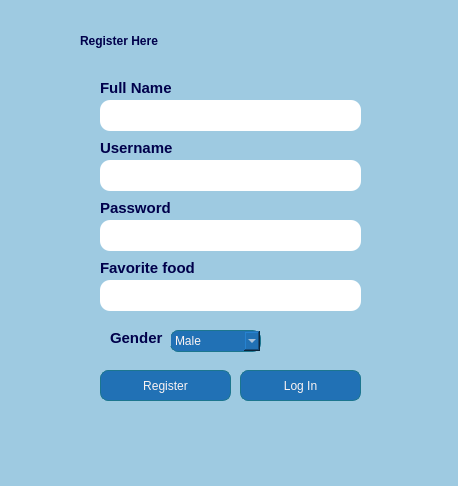
<?xml version="1.0" encoding="UTF-8"?>
<ui version="4.0">
 <class>MainWindow</class>
 <widget class="QMainWindow" name="MainWindow">
  <property name="geometry">
   <rect>
    <x>0</x>
    <y>0</y>
    <width>458</width>
    <height>486</height>
   </rect>
  </property>
  <property name="windowTitle">
   <string>MainWindow</string>
  </property>
  <property name="styleSheet">
   <string notr="true">background-color:rgb(158, 202, 225);
</string>
  </property>
  <widget class="QWidget" name="centralwidget">
   <widget class="QLineEdit" name="username">
    <property name="geometry">
     <rect>
      <x>100</x>
      <y>160</y>
      <width>261</width>
      <height>31</height>
     </rect>
    </property>
    <property name="styleSheet">
     <string notr="true">background-color:white;
border-radius:10px;</string>
    </property>
   </widget>
   <widget class="QPushButton" name="registerBtn">
    <property name="geometry">
     <rect>
      <x>100</x>
      <y>370</y>
      <width>131</width>
      <height>31</height>
     </rect>
    </property>
    <property name="styleSheet">
     <string notr="true">border: 1px solid rgb(28, 118, 143);
font: 75 10pt &quot;MS Shell Dlg 2&quot;;
border-radius: 8px;
color:rgb(251, 243, 242);
background-color:rgb(33, 113, 181);</string>
    </property>
    <property name="text">
     <string>Register</string>
    </property>
   </widget>
   <widget class="QLabel" name="label1">
    <property name="geometry">
     <rect>
      <x>80</x>
      <y>20</y>
      <width>201</width>
      <height>41</height>
     </rect>
    </property>
    <property name="styleSheet">
     <string notr="true">color:rgb(0, 0, 75);
font-weight:bold;
font: 20px &quot;Eras Bold ITC&quot;;</string>
    </property>
    <property name="text">
     <string>Register Here</string>
    </property>
   </widget>
   <widget class="QLabel" name="label_2">
    <property name="geometry">
     <rect>
      <x>100</x>
      <y>140</y>
      <width>81</width>
      <height>16</height>
     </rect>
    </property>
    <property name="styleSheet">
     <string notr="true">color:rgb(0, 0, 75);
font-weight:bold;
font-size:15px;</string>
    </property>
    <property name="text">
     <string>Username</string>
    </property>
   </widget>
   <widget class="QLineEdit" name="name">
    <property name="geometry">
     <rect>
      <x>100</x>
      <y>100</y>
      <width>261</width>
      <height>31</height>
     </rect>
    </property>
    <property name="styleSheet">
     <string notr="true">background-color:white;
border-radius:10px;</string>
    </property>
   </widget>
   <widget class="QLabel" name="label">
    <property name="geometry">
     <rect>
      <x>100</x>
      <y>80</y>
      <width>81</width>
      <height>16</height>
     </rect>
    </property>
    <property name="styleSheet">
     <string notr="true">color:rgb(0, 0, 75);
font-weight:bold;
font-size:15px;</string>
    </property>
    <property name="text">
     <string>Full Name</string>
    </property>
   </widget>
   <widget class="QLineEdit" name="password">
    <property name="geometry">
     <rect>
      <x>100</x>
      <y>220</y>
      <width>261</width>
      <height>31</height>
     </rect>
    </property>
    <property name="styleSheet">
     <string notr="true">background-color:white;
border-radius:10px;</string>
    </property>
   </widget>
   <widget class="QLabel" name="label_3">
    <property name="geometry">
     <rect>
      <x>100</x>
      <y>200</y>
      <width>81</width>
      <height>16</height>
     </rect>
    </property>
    <property name="styleSheet">
     <string notr="true">color:rgb(0, 0, 75);
font-weight:bold;
font-size:15px;</string>
    </property>
    <property name="text">
     <string>Password</string>
    </property>
   </widget>
   <widget class="QComboBox" name="gender">
    <property name="geometry">
     <rect>
      <x>170</x>
      <y>330</y>
      <width>91</width>
      <height>22</height>
     </rect>
    </property>
    <property name="styleSheet">
     <string notr="true">background-color: rgb(33, 113, 181);
color:rgb(251, 243, 242);
font: 75 12px &quot;Eras Bold ITC&quot;;
border: 0.5px solid #1C768F;
border-radius: 8px;</string>
    </property>
    <item>
     <property name="text">
      <string>Male</string>
     </property>
    </item>
    <item>
     <property name="text">
      <string>Female</string>
     </property>
    </item>
   </widget>
   <widget class="QLabel" name="label_5">
    <property name="geometry">
     <rect>
      <x>110</x>
      <y>330</y>
      <width>61</width>
      <height>16</height>
     </rect>
    </property>
    <property name="styleSheet">
     <string notr="true">color:rgb(0, 0, 75);
font-weight:bold;
font-size:15px;</string>
    </property>
    <property name="text">
     <string>Gender</string>
    </property>
   </widget>
   <widget class="QPushButton" name="loginBtn">
    <property name="geometry">
     <rect>
      <x>240</x>
      <y>370</y>
      <width>121</width>
      <height>31</height>
     </rect>
    </property>
    <property name="styleSheet">
     <string notr="true">border: 1px solid rgb(28, 118, 143);
font: 75 10pt &quot;MS Shell Dlg 2&quot;;
border-radius: 8px;
color:rgb(251, 243, 242);
background-color:rgb(33, 113, 181);</string>
    </property>
    <property name="text">
     <string>Log In</string>
    </property>
   </widget>
   <widget class="QLineEdit" name="favoriteFood">
    <property name="geometry">
     <rect>
      <x>100</x>
      <y>280</y>
      <width>261</width>
      <height>31</height>
     </rect>
    </property>
    <property name="styleSheet">
     <string notr="true">background-color:white;
border-radius:10px;</string>
    </property>
   </widget>
   <widget class="QLabel" name="label_4">
    <property name="geometry">
     <rect>
      <x>100</x>
      <y>260</y>
      <width>101</width>
      <height>16</height>
     </rect>
    </property>
    <property name="styleSheet">
     <string notr="true">color:rgb(0, 0, 75);
font-weight:bold;
font-size:15px;</string>
    </property>
    <property name="text">
     <string>Favorite food</string>
    </property>
   </widget>
  </widget>
  <widget class="QStatusBar" name="statusbar"/>
 </widget>
 <resources/>
 <connections/>
</ui>
